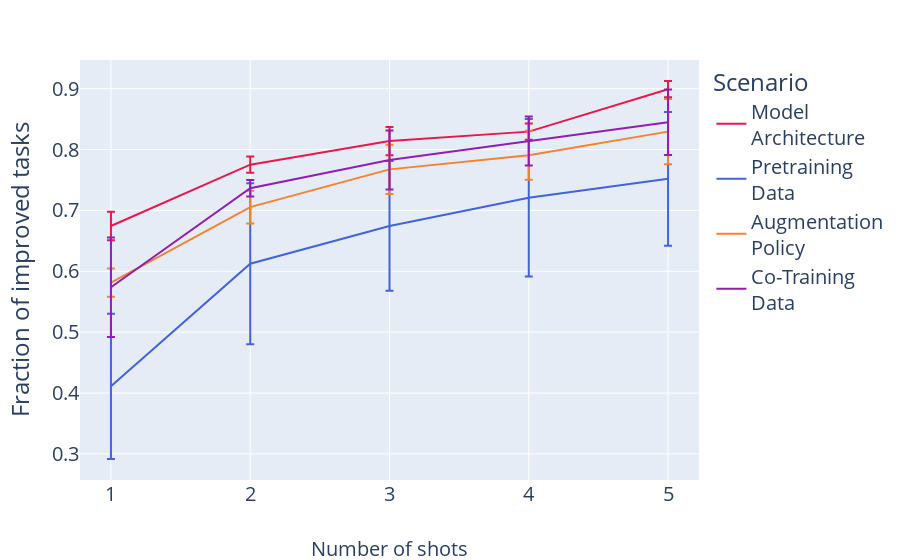

The notebook cell saved with this chart:
### Code cell
# top plot of figure 4
fig_gain, _ = get_budget_plot(max_budget=5, meta_metric='gain', distances=tuple(['KLD-PP:NS-W:TS-100-BINS']), metric='BA',
                           show_standard_error=True, bottom_legend=False)
fig_gain.update_yaxes(title_text='Fraction of improved tasks')

### Figure 1 — Plotly figure (JSON) as saved in the notebook; plotly's stock layout.template omitted (floating-point values rounded to 4 significant figures)
{"data": [{"error_y": {"array": [0.02326, 0.01343, 0.02326, 0.01343, 0.01343]}, "hovertemplate": "Scenario=Model<br>Architecture<br>budget=%{x}<br>gain=%{y}<extra></extra>", "legendgroup": "Model<br>Architecture", "line": {"color": "rgb(230, 25, 75)", "dash": "solid"}, "marker": {"symbol": "circle"}, "mode": "lines", "name": "Model<br>Architecture", "orientation": "v", "showlegend": true, "x": [1, 2, 3, 4, 5], "xaxis": "x", "y": [0.6744, 0.7752, 0.814, 0.8295, 0.8992], "yaxis": "y", "type": "scatter"}, {"error_y": {"array": [0.1193, 0.1322, 0.1066, 0.1295, 0.1099]}, "hovertemplate": "Scenario=Pretraining<br>Data<br>budget=%{x}<br>gain=%{y}<extra></extra>", "legendgroup": "Pretraining<br>Data", "line": {"color": "rgb(67, 99, 216)", "dash": "solid"}, "marker": {"symbol": "circle"}, "mode": "lines", "name": "Pretraining<br>Data", "orientation": "v", "showlegend": true, "x": [1, 2, 3, 4, 5], "xaxis": "x", "y": [0.4109, 0.6124, 0.6744, 0.7209, 0.7519], "yaxis": "y", "type": "scatter"}, {"error_y": {"array": [0.02326, 0.02685, 0.04028, 0.04028, 0.05371]}, "hovertemplate": "Scenario=Augmentation<br>Policy<br>budget=%{x}<br>gain=%{y}<extra></extra>", "legendgroup": "Augmentation<br>Policy", "line": {"color": "rgb(245, 130, 49)", "dash": "solid"}, "marker": {"symbol": "circle"}, "mode": "lines", "name": "Augmentation<br>Policy", "orientation": "v", "showlegend": true, "x": [1, 2, 3, 4, 5], "xaxis": "x", "y": [0.5814, 0.7054, 0.7674, 0.7907, 0.8295], "yaxis": "y", "type": "scatter"}, {"error_y": {"array": [0.08167, 0.01343, 0.04841, 0.04028, 0.05371]}, "hovertemplate": "Scenario=Co-Training<br>Data<br>budget=%{x}<br>gain=%{y}<extra></extra>", "legendgroup": "Co-Training<br>Data", "line": {"color": "rgb(145, 30, 180)", "dash": "solid"}, "marker": {"symbol": "circle"}, "mode": "lines", "name": "Co-Training<br>Data", "orientation": "v", "showlegend": true, "x": [1, 2, 3, 4, 5], "xaxis": "x", "y": [0.5736, 0.7364, 0.7829, 0.814, 0.845], "yaxis": "y", "type": "scatter"}], "layout": {"xaxis": {"anchor": "y", "domain": [0.0, 1.0], "title": {"text": ""}, "tickvals": [1, 2, 3, 4, 5]}, "yaxis": {"anchor": "x", "domain": [0.0, 1.0], "title": {"text": "Fraction of improved tasks"}}, "legend": {"title": {"text": "Scenario"}, "tracegroupgap": 0}, "margin": {"t": 60}, "xaxis2": {"tickvals": [1, 2, 3, 4, 5], "title": {"text": ""}}, "xaxis3": {"tickvals": [1, 2, 3, 4, 5], "title": {"text": ""}}, "xaxis4": {"tickvals": [1, 2, 3, 4, 5], "title": {"text": ""}}, "annotations": [{"showarrow": false, "text": "Number of shots", "x": 0.5, "xanchor": "center", "xref": "paper", "y": -0.2, "yref": "paper"}], "font": {"size": 20}}}
